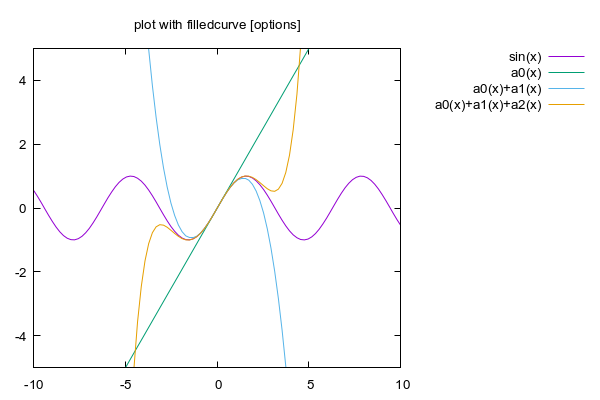

This chart was generated by the following gnuplot code:
#!/usr/bin/gnuplot --persist

set terminal pngcairo  transparent enhanced font "arial,10" fontscale 1.0 size 600, 400 
set output 'sin_series.png'

set key outside right top vertical Right noreverse enhanced autotitle nobox
unset parametric
set title "plot with filledcurve [options]" 
set xrange [ * : * ] noreverse writeback
set x2range [ * : * ] noreverse writeback
set yrange [ * : * ] noreverse writeback
set y2range [ * : * ] noreverse writeback
set zrange [ * : * ] noreverse writeback
set cbrange [ * : * ] noreverse writeback
set rrange [ * : * ] noreverse writeback
set colorbox vertical origin screen 0.9, 0.2 size screen 0.05, 0.6 front  noinvert bdefault
a0(x) = (-1)**0 * (x)**(2*0+1) / (1)
a1(x) = (-1)**1 * (x)**(2*1+1) / (1*2*3)
a2(x) = (-1)**2 * (x)**(2*2+1) / (1*2*3*4*5)

plot [-10:10] [-5:5] sin(x) with lines,\
                      a0(x) with lines,\
                a0(x)+a1(x) with lines,\
          a0(x)+a1(x)+a2(x) with lines
